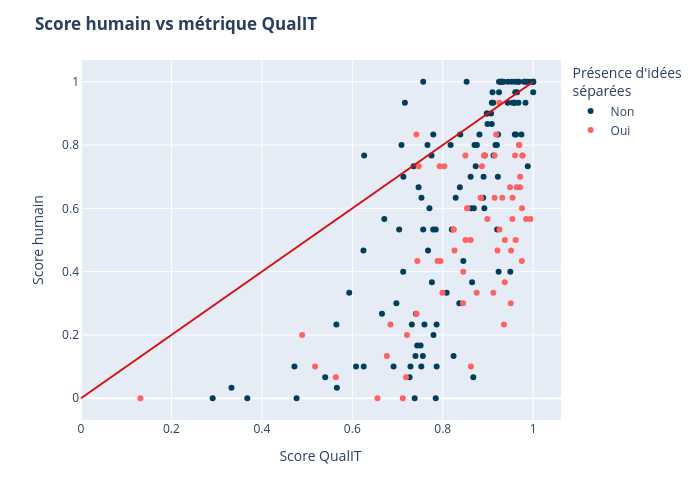

Notebook code cell kept with this figure:
### Code cell
# Coloration avec hallucinations - version linéaire
fig = px.scatter(
    df, x="C", y="score_humain", 
    color="pres_idees_inv", color_discrete_sequence=["#ff6361", "#003f5c"]
)
fig.add_shape(       # Ajout de la ligne x = y pour référence
    type="line", x0=0, x1=1, y0=0, y1=1, xref="x", yref="y",
    line=dict(color="#d41010")
)
fig.update_layout(
    title={"text": "<b>Score humain vs métrique QualIT</b>"},
    xaxis_title="Score QualIT", yaxis_title="Score humain", 
    legend_title="Présence d'idées <br>séparées",
    width=700, height=500
)
fig.update_traces(
    hovertemplate =
        "Score QualIT = %{x}<br>" \
        "Score humain = %{y}<extra></extra>"
)
fig.show()
